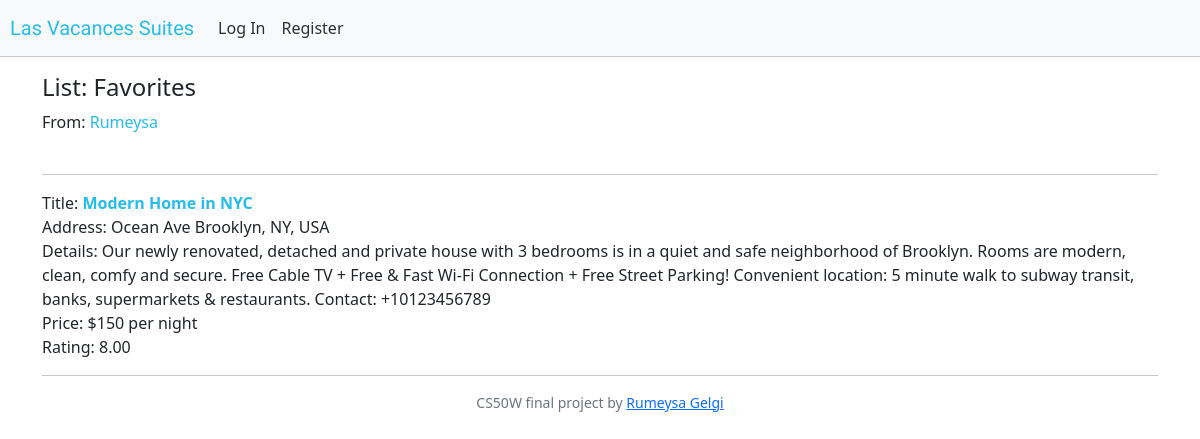
Screenshot of /list/3 with the database file from the repository.
### lasvacances/models.py (models this page shows, shortened)
class List(models.Model):
    name = models.CharField(max_length=255, blank=False)
    author = models.ForeignKey("User", on_delete=models.CASCADE, related_name="lists")

class User(AbstractUser):
    avatar = models.URLField()

class List_item(models.Model):
    list = models.ForeignKey("List", on_delete=models.CASCADE, related_name="list_items")
    suite = models.ForeignKey("Suite", on_delete=models.CASCADE, related_name="listed")

class Suite(models.Model):
    title = models.CharField(max_length=255, blank=False)
    address = models.CharField(max_length=255, blank=False)
    details = models.TextField(blank=False)
    image = models.URLField(blank=False)
    price = models.CharField(max_length=50, blank=False)

class Rating(models.Model):
    suite = models.ForeignKey("Suite", on_delete=models.CASCADE, related_name="ratings", unique=True)
    rating = models.DecimalField(max_digits=4, decimal_places=2, blank=False)

### lasvacances/views.py (the view)
# urls.py: path("list/<int:list_id>", views.list, name="list"),
@csrf_exempt
def list(request, list_id):
    if request.method == "GET":
        try:
            requested_list = List.objects.get(pk=list_id)
        except List.DoesNotExist:
            messages.error(request, f'List not found.')
            return render(request, "lasvacances/apology.html", status=500)
        list_items = List_item.objects.filter(list=requested_list)
        return render(request, "lasvacances/list.html", {
            "list": requested_list,
            "list_items": list_items
        })

### lasvacances/templates/lasvacances/list.html (shortened to what this page needs)
{% extends "lasvacances/layout.html" %}
{% load static %}
{% block body %}
    <div class="container">
        <h4>List: {{list.name}}</h4>
        <span>From: <a class="link" href="{% url 'profile' list.author %}">{{list.author}}</a></span>
        <br><br>
        {% for item in list_items %}
            <hr>
            Title: <a class="link" href="{% url 'suite' item.suite.id %}"><strong>{{item.suite.title}}</strong></a>
            <br>
            Address: {{item.suite.address}}
            <br>
            Details: {{item.suite.details}}
            <br>
            Price: {{item.suite.price}}
            <br>
            Rating:
            {% with rating=item.suite.ratings.first %}
                {% if rating %}
                    {{rating.rating}}
                {% else %}
                    Not rated yet.
                {% endif %}
            {% endwith %}
            <hr>
        {% empty %}
            <hr>
            List is empty.
        {% endfor %}
    </div>
{% endblock %}

### lasvacances/templates/lasvacances/layout.html (shortened to what this page needs)
{% load static %}
<!DOCTYPE html>
<html lang="en">
    <head>
        <link href="https://cdn.jsdelivr.net/npm/bootstrap@5.0.0-beta3/dist/css/bootstrap.min.css" rel="stylesheet">
        <link href="{% static 'lasvacances/styles.css' %}" rel="stylesheet">
    </head>
    <body>
        <nav class="pad navbar navbar-expand-md navbar-light bg-light">
            <a style="color: rgb(38, 188, 233);" class="navbar-header navbar-brand" href="{% url 'index' %}">Las Vacances Suites</a>
            <div>
              <ul class="navbar-nav mr-auto">
                {% if user.is_authenticated %}
                    <li class="nav-item">
                        <a style="color: rgb(47, 47, 47);" class="nav nav-link"  href="{% url 'profile' user.username %}"><strong>{{ user.username }}</strong></a>
                    </li>
                    <li class="nav-item">
                        <a style="color: rgb(47, 47, 47);" class="nav-link" href="{% url 'lists' user.username %}">My Lists</a>
                    </li>
                    <li class="nav-item">
                        <a style="color: rgb(47, 47, 47);" class="nav-link" href="{% url 'user_reviews' user.username %}">My Reviews</a>
                    </li>
                    <li class="nav-item">
                        <a style="color: rgb(47, 47, 47);" class="nav-link" href="{% url 'logout' %}">Log Out</a>
                    </li>
                    <li class="nav-item">
                        <a style="color: rgb(47, 47, 47); position: absolute; right: 5px;" class="nav-link" href="{% url 'add_suite' %}"><strong>ADD A SUITE</strong></a>
                    </li>
                {% else %}
                    <li class="nav-item">
                        <a style="color: rgb(47, 47, 47);" class="nav-link" href="{% url 'login' %}">Log In</a>
                    </li>
                    <li class="nav-item">
                        <a style="color: rgb(47, 47, 47);" class="nav-link" href="{% url 'register' %}">Register</a>
                    </li>
                {% endif %}
              </ul>
            </div>
        </nav>
        <hr style="margin-top: 0px;">
        <div class="body">
            {% block body %}
            {% endblock %}
            <footer class="mb-5 small text-center text-muted">
                <div>CS50W final project by <a href="https://rumeysagelgi.com/">Rumeysa Gelgi</a></div>
            </footer>
        </div>
    </body>
</html>

### lasvacances/static/lasvacances/styles.css (style rules this page uses)
.navbar-header { font-family: 'Passions Conflict', cursive; font-size: 20px; }
.link { text-decoration: none; color: rgb(38, 188, 233); }
.pad { padding-left: 10px; padding-right: 10px; }

### rows the page displays
List: name "Favorites", author "Rumeysa"
List_item: suite "Modern Home in NYC", suite.address "Ocean Ave Brooklyn, NY, USA", suite.details "Our newly renovated, detached and private house with 3 bedrooms is in a quiet and safe neighborhood of Brooklyn. Rooms are modern, clean, comfy and secure. Free Cable TV + Free & Fast Wi-Fi Connection + Free Street Parking! Convenient location: 5 minute walk to subway transit, banks, supermarkets & restaurants. Contact: +10123456789", suite.price "$150 per night", suite.ratings.first.rating "8.00"
